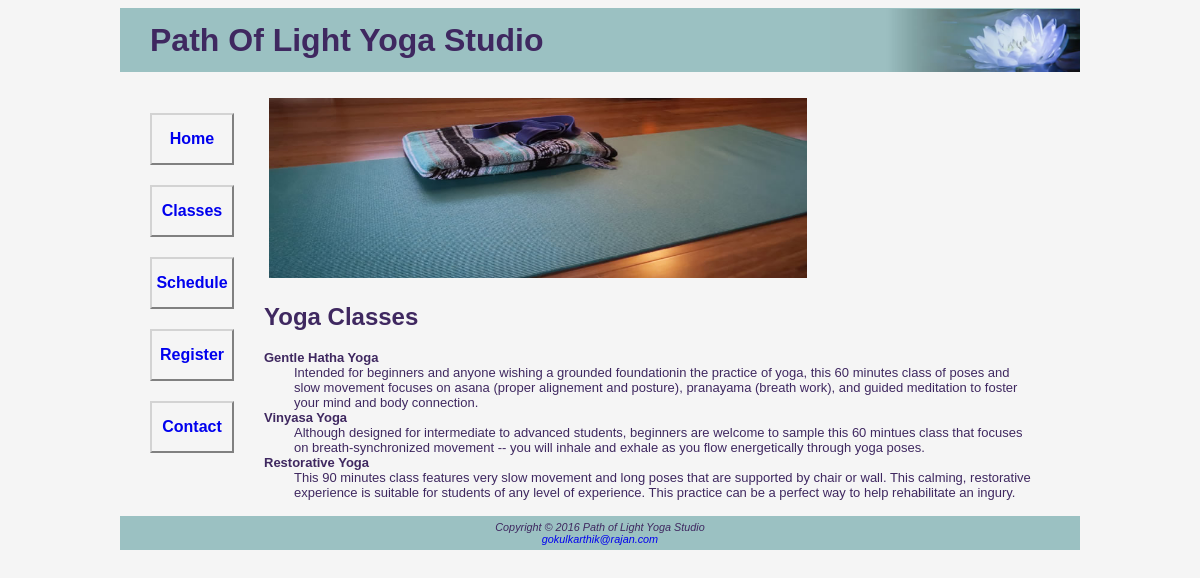
/classes.php, run on the app's committed database.
### tables this page shows
CREATE TABLE IF NOT EXISTS `class` (
  `classid` int(11) NOT NULL AUTO_INCREMENT,
  `classname` varchar(20) NOT NULL,
  `description` varchar(500) NOT NULL,
  PRIMARY KEY (`classid`),
  KEY `classidindex` (`classid`)
);

### classes.php (the view, shortened to what this page needs)
<html>
	<head>
	  	<link rel = "stylesheet" href = "yoga.css" />
	 </head>
	 <body id = "wrapper">
	  	<div id = "div_main">
			<header><h1>Path Of Light Yoga Studio</h1></header>
			<div id="content">
				<div id = "div1">
					<nav>
						<ul id ="list">
							<li><a href='index.php'>Home</a></li>
							<li><a href='classes.php'>Classes</a></li>
							<li><a href='schedule.php'>Schedule</a></li>
							<li><a href='register.php'>Register</a></li>
							<li><a href='contact.php'>Contact</a></li>
						</ul>
					</nav>
				</div>
				<div id = "div4">
					<div id = "div4_top">
						<img src = "yogamat.jpg" id = "image2">
					</div>
					<div id = "div4_bottom">
					<h2>Yoga Classes</h2>
					<p>
					<font size="-1">
					<?php
						$servername = "localhost";
						$username = "root";
						$password = "";
						$connection = new PDO("mysql:host=$servername;dbname=light_yoga", $username, $password);
						$sql = "SELECT * FROM class ";
						$statement = $connection->prepare($sql);
						$statement->execute();
						$result = $statement->fetchAll();
						foreach ($result as $row) {
					?>
							<B><?php echo $row['classname']; ?></B>
								<span style="padding-left: 30px; display:block"><?php echo $row['description']; ?></span>
					<?php
						}
					?>
					</p>
					</div>
				</div>
			</div>
        	<footer>
             	<small><I>Copyright &copy; 2016 Path of Light Yoga Studio</I><br>
	  	     	<a href='mailto:gokulkarthik@rajan.com'>gokulkarthik@rajan.com</a></small>
	  		</footer>
	  	</div>
	</body>
</html>

### yoga.css (style rules this page uses)
#wrapper { width: 80%; margin-left: auto; margin-right: auto; }
body { background-color: #F5F5F5; color: #3F2860 ; font-family: "Verdana","Arial", "sans-serif"; }
h1 { background-color: #9BC1C2; background-image: url('lilyheader.jpg'); background-position: right; background-repeat: no-repeat; background-size: 250px; text-align: left; padding-left: 30px; line-height: 200%; }
a { text-decoration: none; }
footer { text-align: center; background-color: #9BC1C2; text-align: center; font-style: italic; font-size: small; padding: 5px; }
#div_main { width: 100%; }
#content { overflow: auto; }
nav { text-align: center; font-weight: bold; color: #3F2860 ; }
#div1 { float: left; width: 15%; text-align: center; font-weight: bold; }
#image2 { width: 70%; margin: 5px; }
#list { list-style-type: none; margin: 10px; padding: 0; }
#list li { text-align: center; padding-top: 15px; padding-bottom: 15px; margin: 20px; border-left: 2px solid lightgray; border-top: 2px solid lightgray; border-right: 2px solid gray; border-bottom: 2px solid gray; }
#div4 { float: left; width: 80%; }

### data on the page
class: classname "Gentle Hatha Yoga", description "Intended for beginners and anyone wishing a grounded foundationin the practice of yoga, this 60 minutes class of poses and slow movement focuses on asana (proper alignement and posture), pranayama (breath work), and guided meditation to foster your mind and body connection."
class: classname "Vinyasa Yoga", description "Although designed for intermediate to advanced students, beginners are welcome to sample this 60 mintues class that focuses on breath-synchronized movement -- you will inhale and exhale as you flow energetically through yoga poses."
class: classname "Restorative Yoga", description "This 90 minutes class features very slow movement and long poses that are supported by chair or wall. This calming, restorative experience is suitable for students of any level of experience. This practice can be a perfect way to help rehabilitate an ingury."
